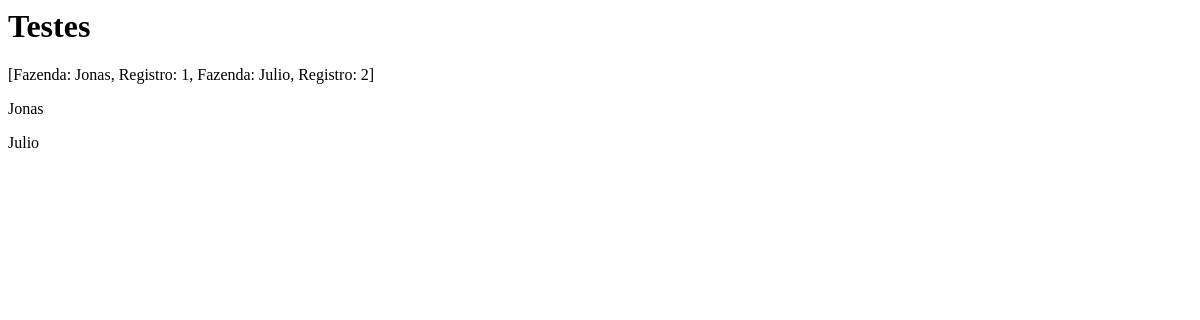
Before: /teste with the older database file.
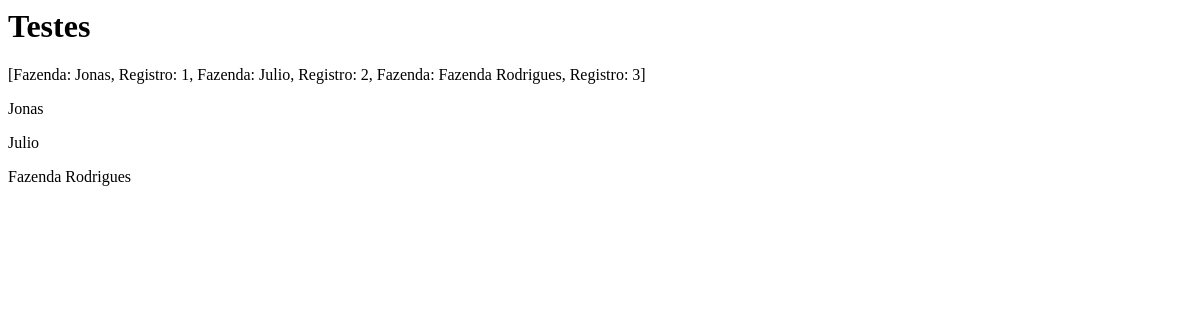
After: the same page with the newer database file.
### app/models/Fazenda.py (models this page shows)
class Fazenda(db.Model):
    __tablename__ = 'fazenda'
    id = db.Column(db.Integer, primary_key=True)
    nome = db.Column(db.String(120), nullable=False)
    email = db.Column(db.String(120), unique=True, nullable=False)
    def __repr__(self):
        return f'Fazenda: {self.nome}, Registro: {self.id}'

### app/routes/routes.py (the view)
@app.route('/teste')
def teste():
    fazendas = Fazenda.query.all()
    return render_template('teste.html',fazendas = fazendas)

### app/templates/teste.html
{% block content %}
    <h1>Testes</h1>
    <p>{{fazendas}}</p>
    {% for fazenda in fazendas %}
    <p>{{fazenda.nome}}</p>
    {% endfor %}
{% endblock %}

Changed rows visible on the page:
computed for Fazenda "Jonas": nome+id "[Fazenda: Jonas, Registro: 1, Fazenda: Julio, Registro: 2]" → "[Fazenda: Jonas, Registro: 1, Fazenda: Julio, Registro: 2, Fazenda: Fazenda Rodrigues, Registro: 3]"
added Fazenda: nome "Fazenda Rodrigues"
